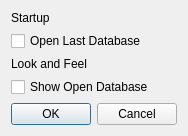
<?xml version="1.0" encoding="UTF-8"?>
<ui version="4.0">
 <class>SettingsDialog</class>
 <widget class="QDialog" name="SettingsDialog">
  <property name="geometry">
   <rect>
    <x>0</x>
    <y>0</y>
    <width>174</width>
    <height>125</height>
   </rect>
  </property>
  <property name="windowTitle">
   <string>Form</string>
  </property>
  <layout class="QVBoxLayout" name="verticalLayout">
   <item>
    <widget class="QLabel" name="StartupLabel">
     <property name="text">
      <string>Startup</string>
     </property>
    </widget>
   </item>
   <item>
    <widget class="QCheckBox" name="OpenLastDBcheckBox">
     <property name="text">
      <string>Open Last Database</string>
     </property>
    </widget>
   </item>
   <item>
    <widget class="QLabel" name="LookAndFeelLabel">
     <property name="text">
      <string>Look and Feel</string>
     </property>
    </widget>
   </item>
   <item>
    <widget class="QCheckBox" name="ShowOpenDBcheckBox">
     <property name="text">
      <string>Show Open Database</string>
     </property>
    </widget>
   </item>
   <item>
    <widget class="QDialogButtonBox" name="SettingsDialogButtonBox">
     <property name="standardButtons">
      <set>QDialogButtonBox::Cancel|QDialogButtonBox::Ok</set>
     </property>
     <property name="centerButtons">
      <bool>true</bool>
     </property>
    </widget>
   </item>
  </layout>
 </widget>
 <resources/>
 <connections>
  <connection>
   <sender>SettingsDialogButtonBox</sender>
   <signal>rejected()</signal>
   <receiver>SettingsDialog</receiver>
   <slot>close()</slot>
   <hints>
    <hint type="sourcelabel">
     <x>86</x>
     <y>62</y>
    </hint>
    <hint type="destinationlabel">
     <x>86</x>
     <y>41</y>
    </hint>
   </hints>
  </connection>
 </connections>
</ui>
